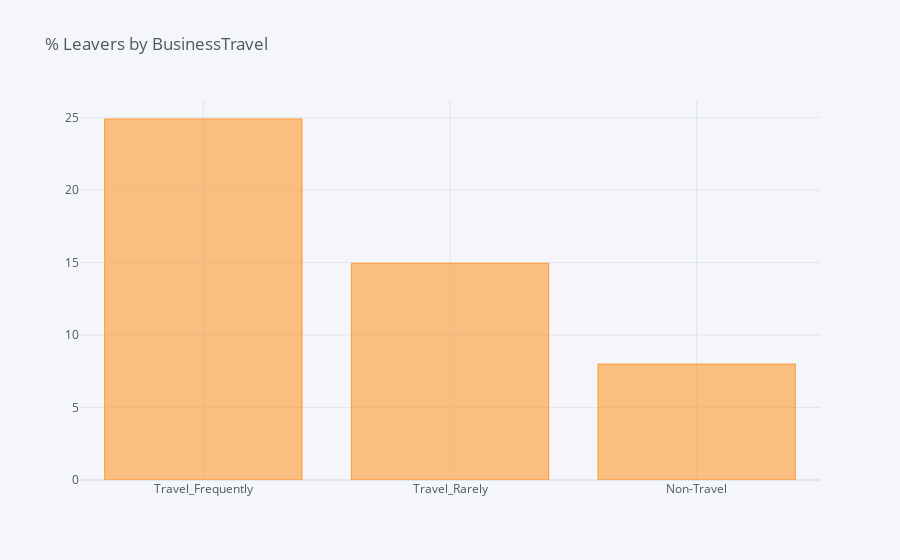
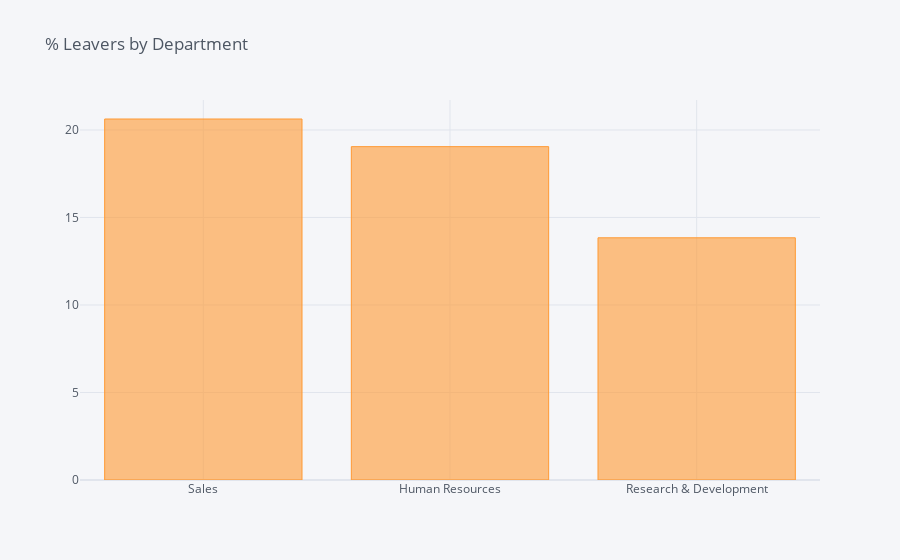
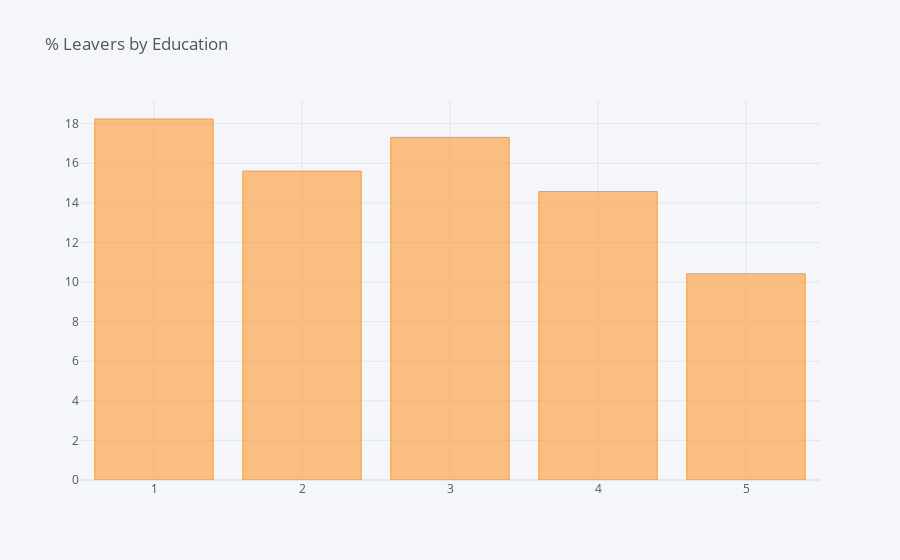
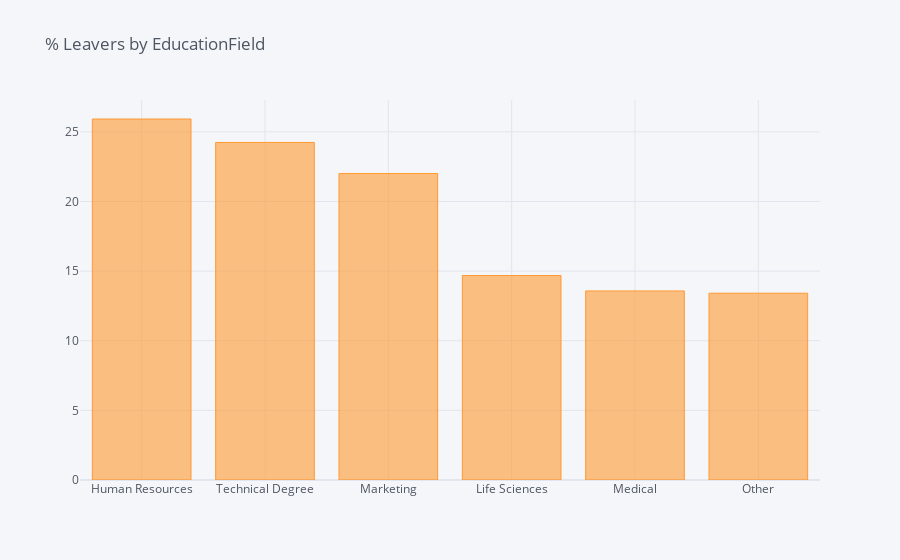

Here is the notebook cell these charts were saved with, in order:
### Code cell
for i in df_HR.columns:
    if i not in high_card + ['Attrition']:
        plot_relationships(df_HR, i)

### Figure 1 — Plotly figure (JSON) as saved in the notebook; plotly's stock layout.template omitted (floating-point values rounded to 4 significant figures)
{"data": [{"marker": {"color": "rgba(255, 153, 51, 0.6)", "line": {"color": "rgba(255, 153, 51, 1.0)", "width": 1}}, "name": "% of Leavers", "orientation": "v", "text": "", "type": "bar", "x": ["Travel_Frequently", "Travel_Rarely", "Non-Travel"], "y": [24.91, 14.96, 8]}], "layout": {"legend": {"bgcolor": "#F5F6F9", "font": {"color": "#4D5663"}}, "paper_bgcolor": "#F5F6F9", "plot_bgcolor": "#F5F6F9", "title": {"font": {"color": "#4D5663"}, "text": "% Leavers by BusinessTravel"}, "xaxis": {"gridcolor": "#E1E5ED", "showgrid": true, "tickfont": {"color": "#4D5663"}, "title": {"font": {"color": "#4D5663"}, "text": ""}, "zerolinecolor": "#E1E5ED"}, "yaxis": {"gridcolor": "#E1E5ED", "showgrid": true, "tickfont": {"color": "#4D5663"}, "title": {"font": {"color": "#4D5663"}, "text": ""}, "zerolinecolor": "#E1E5ED"}}}

### Figure 2 — Plotly figure (JSON) as saved in the notebook; plotly's stock layout.template omitted (floating-point values rounded to 4 significant figures)
{"data": [{"marker": {"color": "rgba(255, 153, 51, 0.6)", "line": {"color": "rgba(255, 153, 51, 1.0)", "width": 1}}, "name": "% of Leavers", "orientation": "v", "text": "", "type": "bar", "x": ["Sales", "Human Resources", "Research & Development"], "y": [20.63, 19.05, 13.84]}], "layout": {"legend": {"bgcolor": "#F5F6F9", "font": {"color": "#4D5663"}}, "paper_bgcolor": "#F5F6F9", "plot_bgcolor": "#F5F6F9", "title": {"font": {"color": "#4D5663"}, "text": "% Leavers by Department"}, "xaxis": {"gridcolor": "#E1E5ED", "showgrid": true, "tickfont": {"color": "#4D5663"}, "title": {"font": {"color": "#4D5663"}, "text": ""}, "zerolinecolor": "#E1E5ED"}, "yaxis": {"gridcolor": "#E1E5ED", "showgrid": true, "tickfont": {"color": "#4D5663"}, "title": {"font": {"color": "#4D5663"}, "text": ""}, "zerolinecolor": "#E1E5ED"}}}

### Figure 3 — Plotly figure (JSON) as saved in the notebook; plotly's stock layout.template omitted (floating-point values rounded to 4 significant figures)
{"data": [{"marker": {"color": "rgba(255, 153, 51, 0.6)", "line": {"color": "rgba(255, 153, 51, 1.0)", "width": 1}}, "name": "% of Leavers", "orientation": "v", "text": "", "type": "bar", "x": [1, 3, 2, 4, 5], "y": [18.24, 17.31, 15.6, 14.57, 10.42]}], "layout": {"legend": {"bgcolor": "#F5F6F9", "font": {"color": "#4D5663"}}, "paper_bgcolor": "#F5F6F9", "plot_bgcolor": "#F5F6F9", "title": {"font": {"color": "#4D5663"}, "text": "% Leavers by Education"}, "xaxis": {"gridcolor": "#E1E5ED", "showgrid": true, "tickfont": {"color": "#4D5663"}, "title": {"font": {"color": "#4D5663"}, "text": ""}, "zerolinecolor": "#E1E5ED"}, "yaxis": {"gridcolor": "#E1E5ED", "showgrid": true, "tickfont": {"color": "#4D5663"}, "title": {"font": {"color": "#4D5663"}, "text": ""}, "zerolinecolor": "#E1E5ED"}}}

### Figure 4 — Plotly figure (JSON) as saved in the notebook; plotly's stock layout.template omitted (floating-point values rounded to 4 significant figures)
{"data": [{"marker": {"color": "rgba(255, 153, 51, 0.6)", "line": {"color": "rgba(255, 153, 51, 1.0)", "width": 1}}, "name": "% of Leavers", "orientation": "v", "text": "", "type": "bar", "x": ["Human Resources", "Technical Degree", "Marketing", "Life Sciences", "Medical", "Other"], "y": [25.93, 24.24, 22.01, 14.69, 13.58, 13.41]}], "layout": {"legend": {"bgcolor": "#F5F6F9", "font": {"color": "#4D5663"}}, "paper_bgcolor": "#F5F6F9", "plot_bgcolor": "#F5F6F9", "title": {"font": {"color": "#4D5663"}, "text": "% Leavers by EducationField"}, "xaxis": {"gridcolor": "#E1E5ED", "showgrid": true, "tickfont": {"color": "#4D5663"}, "title": {"font": {"color": "#4D5663"}, "text": ""}, "zerolinecolor": "#E1E5ED"}, "yaxis": {"gridcolor": "#E1E5ED", "showgrid": true, "tickfont": {"color": "#4D5663"}, "title": {"font": {"color": "#4D5663"}, "text": ""}, "zerolinecolor": "#E1E5ED"}}}
